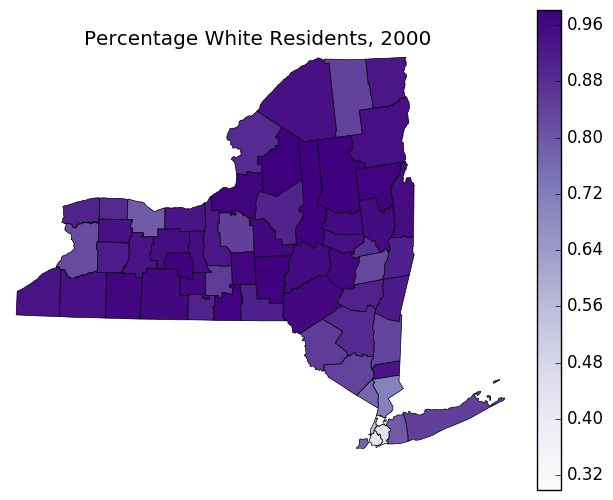

Here is the Python script that generated this plot:
import sys; sys.path.insert(0, '../')
import geoplot.crs as gcrs
import geoplot as gplt
import geopandas as gpd
import matplotlib.pyplot as plt


# Load the data.
census_tracts = gpd.read_file("../../data/ny_census_2010/cty036.shp")
percent_white = census_tracts['WHITE'] / census_tracts['POP2000']


# Plot the data.
gplt.choropleth(census_tracts, hue=percent_white, projection=gcrs.AlbersEqualArea(),
                cmap='Purples', linewidth=0.5, k=None, legend=True)
plt.title("Percentage White Residents, 2000")
plt.savefig("ny-state-demographics.png", bbox_inches='tight', pad_inches=0.1)